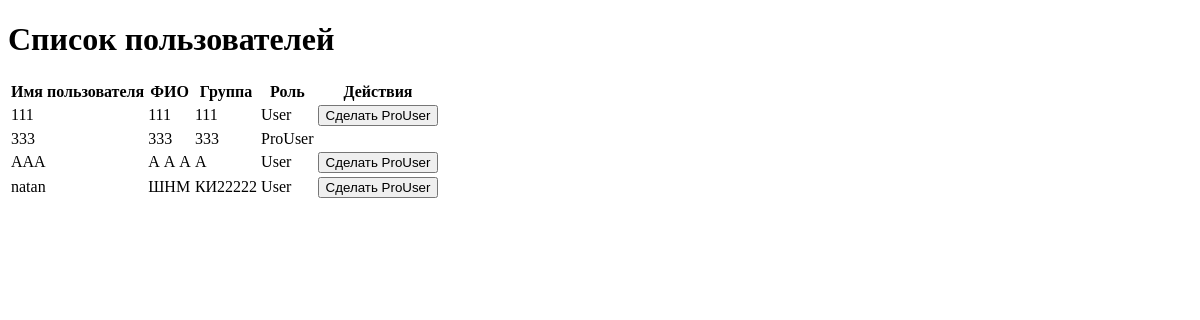
The page /users/users/ (signed in) on the database as committed earlier.
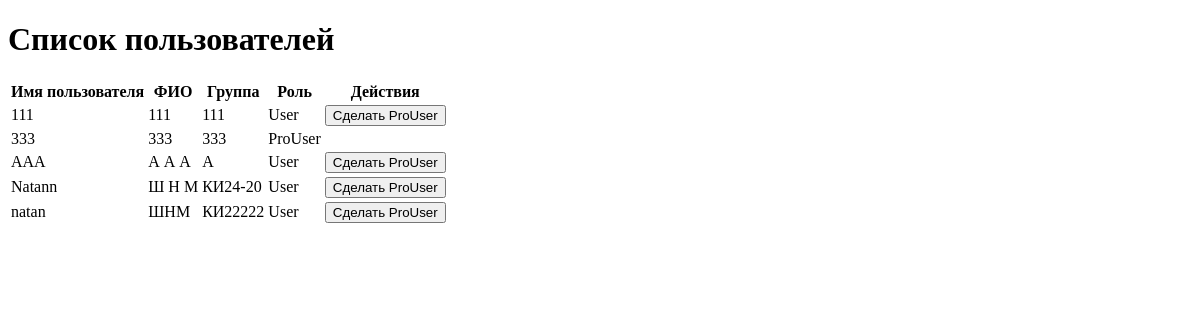
The same page on the database as committed later.
### users/models.py (models this page shows, shortened)
class User(AbstractUser):
    USER_ROLES = (
        ('user', 'User'),
        ('pro_user', 'ProUser'),
        ('super_user', 'SuperUser'),
    )
    Name_User = models.CharField(max_length=30, verbose_name="ФИО")
    VK_id = models.CharField(max_length=30, verbose_name='ВК ID')
    Number_of_events_attended = models.IntegerField(default=0, verbose_name="Количество посещенных мероприятий")
    Number_of_group = models.CharField(max_length=30, verbose_name="Номер группы")
    Avatar = models.ImageField(upload_to='avatars/', blank=True, null=True)
    role = models.CharField(max_length=10, choices=USER_ROLES, default='user', verbose_name="Роль пользователя")
    def is_super_user(self):
        return self.role == 'super_user'

### users/views.py (the view)
# urls.py: path('users/', views.user_list, name='user_list'),
@login_required
def user_list(request):
    if not request.user.is_super_user():
        raise PermissionDenied("Только SuperUser может просматривать список пользователей")
    users = User.objects.exclude(role='super_user').order_by('username')
    return render(request, 'users/user_list.html', {'users': users})

### users/templates/users/user_list.html (shortened to what this page needs)
{% extends "users/layout.html" %}
{% block content %}
<div class="container">
    <h1>Список пользователей</h1>
    <table class="table">
        <thead>
            <tr>
                <th>Имя пользователя</th>
                <th>ФИО</th>
                <th>Группа</th>
                <th>Роль</th>
                <th>Действия</th>
            </tr>
        </thead>
        <tbody>
            {% for user in users %}
            <tr>
                <td>{{ user.username }}</td>
                <td>{{ user.Name_User }}</td>
                <td>{{ user.Number_of_group }}</td>
                <td>{{ user.get_role_display }}</td>
                <td>
                    {% if user.role == 'user' %}
                        <form method="post" action="{% url 'users:make_pro_user' user.id %}">
                            <button type="submit" class="btn btn-primary">Сделать ProUser</button>
                        </form>
                    {% endif %}
                </td>
            </tr>
            {% endfor %}
        </tbody>
    </table>
</div>
{% endblock %}

Rows that differ between the two databases and show on the page:
added User: username "Natann", Name_User "Ш Н М", Number_of_group "КИ24-20", role "User", shows "Сделать ProUser"
